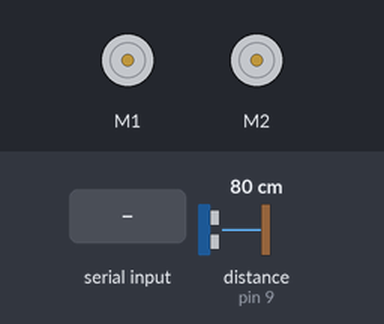
Simulated run of this sketch. Board: Arduino Uno, built with avr-gcc and run on an emulated ATmega328P. Shown: 2 × DC motor (green arrow = forward, orange = backward, longer = faster). Wiring (inferred from the names in the program): ultrasonic range finder: trigger pin 8; echo pin 9. The test bench sets the inputs (shaded band); at power-on: distance to the obstacle (sensor on pin 9) 80 cm. The echo pulse lasts 58.3 µs per cm; random numbers use the default seed unless the sketch sets one.

Above: at 1.2 s.
1.3 s: "F" received over Serial
At 3.1 s:
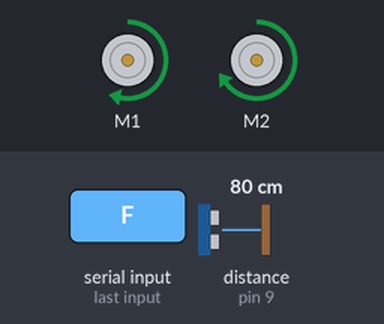
3.8 s: distance to the obstacle (sensor on pin 9) set to 8 cm
5.3 s: distance to the obstacle (sensor on pin 9) set to 5 cm
At 6.4 s:
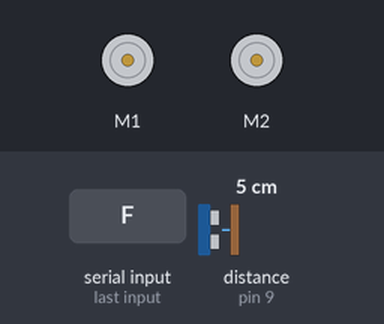
6.8 s: "B" received over Serial
At 8.3 s:
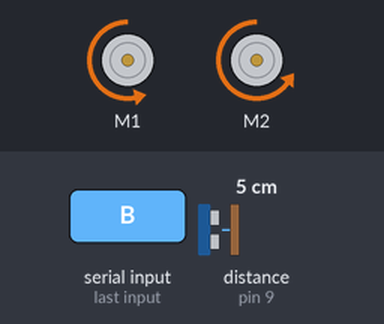
9.3 s: "L" received over Serial
At 10.47 s:
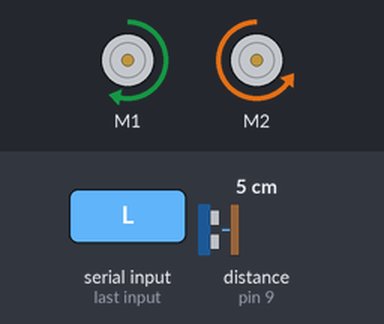
12.1 s: "R" received over Serial
At 13.27 s:
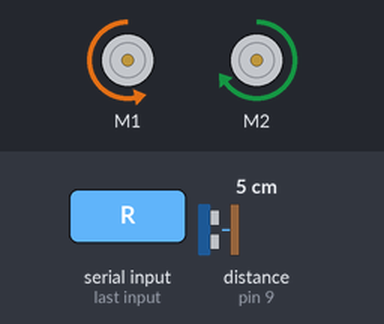
Timing chart, 0 to 15.1 s (numbered marks = the images above; inputs shaded):
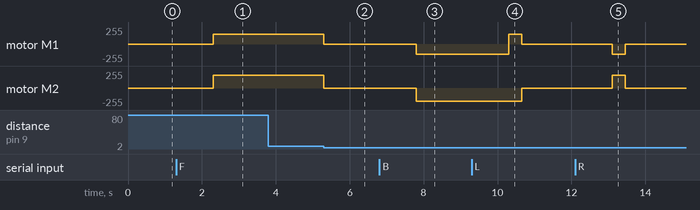

The sketch:

car_prototype.ino
```cpp
#include <AFMotor.h>

//initial motors pin
AF_DCMotor motorRight(1);
AF_DCMotor motorLeft(2);

String val;
int speedLeft = 195;
int speedRight = 150;

const int trigPin = 8;
const int echoPin = 9;

String directionFlag = "S";
bool automateFlag = false;

void setup()
{
  pinMode(trigPin, OUTPUT);
  pinMode(echoPin, INPUT);
  Serial.begin(9600);  //Set the baud rate to your Bluetooth module.
}

void loop(){
  if(Serial.available()){
    val = Serial.readString();

    Stop(); //initialize with motors stoped

    if (val == "F" && automateFlag == false){
      forward();
      directionFlag = "F";
      //Serial.println("Moving F");
    }

    if (val == "B" && automateFlag == false){
      back();
      directionFlag = "B";
      //Serial.println("Moving B");
    }

    if (val == "L" && automateFlag == false){
      left();
      directionFlag = "L";
      //Serial.println("Moving L");
    }

    if (val == "R" && automateFlag == false){
      right();
      directionFlag = "R";
      //Serial.println("Moving R");
    }

    if (val == "S"){
      Stop();
      directionFlag = "S";
      automateFlag = false;
      //Serial.println("STOP");
    }

    if(val == "A"){
      automateFlag = true;
      //Serial.println("AUTO: ");
    }
  }

  if(automateFlag == true){
    automate();
  } else {
    float distance = getDistance();
    //Serial.print("Distance: ");
    //Serial.println(distance);
    if(distance < 6.0 && directionFlag == "F"){
      Stop();
    }
  }
}

void forward()
{
  motorRight.setSpeed(speedRight); //Define maximum velocity
  motorRight.run(FORWARD); //rotate the motor clockwise
  motorLeft.setSpeed(speedLeft); //Define maximum velocity
  motorLeft.run(FORWARD); //rotate the motor clockwise
  //delay(1000);
  //Stop();
}

void back()
{
  motorRight.setSpeed(speedRight); //Define maximum velocity
  motorRight.run(BACKWARD); //rotate the motor anti-clockwise
  motorLeft.setSpeed(speedLeft); //Define maximum velocity
  motorLeft.run(BACKWARD); //rotate the motor anti-clockwise
  //delay(1000);
  //Stop();
}

void left()
{
  motorRight.setSpeed(speedRight); //Define maximum velocity
  motorRight.run(FORWARD); //rotate the motor anti-clockwise
  motorLeft.setSpeed(speedLeft); //Define maximum velocity
  motorLeft.run(BACKWARD); //rotate the motor anti-clockwise
  delay(350);
  Stop();
}

void right()
{
  motorRight.setSpeed(speedRight); //Define maximum velocity
  motorRight.run(BACKWARD); //rotate the motor clockwise
  motorLeft.setSpeed(speedLeft); //Define maximum velocity
  motorLeft.run(FORWARD); //rotate the motor clockwise
  delay(350);
  Stop();
}

void Stop()
{
  motorRight.setSpeed(0); //Define minimum velocity
  motorRight.run(RELEASE); //stop the motor when release the button
  motorLeft.setSpeed(0); //Define minimum velocity
  motorLeft.run(RELEASE); //rotate the motor clockwise
}

float getDistance(){
  digitalWrite(trigPin, LOW);
  delayMicroseconds(2);
  digitalWrite(trigPin, HIGH);
  delayMicroseconds(10);
  digitalWrite(trigPin, LOW);

  float duration = pulseIn(echoPin, HIGH);
  float distance = (duration*.0343)/2;
  return distance;
}

void automate(){
  float distance = getDistance();
  if(distance < 5.5 && directionFlag == "F"){
    Stop();
    back();
    delay(300);
    Stop();
    int dir = random(2);
    if(dir == 0){
      left();
      left();
      //Serial.println("Left");
    } else {
      right();
      right();
      //Serial.println("Right");
    }
    delay(100);
    directionFlag = "S";
  } else {
    forward();
    directionFlag = "F";
    //Serial.println("Moving F");
  }
}
```

Measured:
- the behaviour switches between 7 and 6 cm on distance to the obstacle (sensor on pin 9) (found by bisection; images 1 and 2)
- after the input at 1.3 s, motor M1: stopped → forward 150/255 after 1.0 s; motor M2: stopped → forward 195/255 after 1.0 s
- after the input at 3.8 s, every drawn part: stays the same
- after the input at 5.3 s, motor M1: forward 150/255 → stopped at once; motor M2: forward 195/255 → stopped at once
- after the input at 6.8 s, motor M1: stopped → backward 150/255 after 1.0 s; motor M2: stopped → backward 195/255 after 1.0 s
- after the input at 9.3 s, motor M1: backward 150/255 → forward 150/255 after 1.0 s, → stopped 0.35 s later; motor M2: backward 195/255 → stopped after 1.4 s
- after the input at 12.1 s, motor M1: stopped → backward 150/255 after 1.0 s, → stopped 0.35 s later; motor M2: stopped → forward 195/255 after 1.0 s, → stopped 0.35 s later
